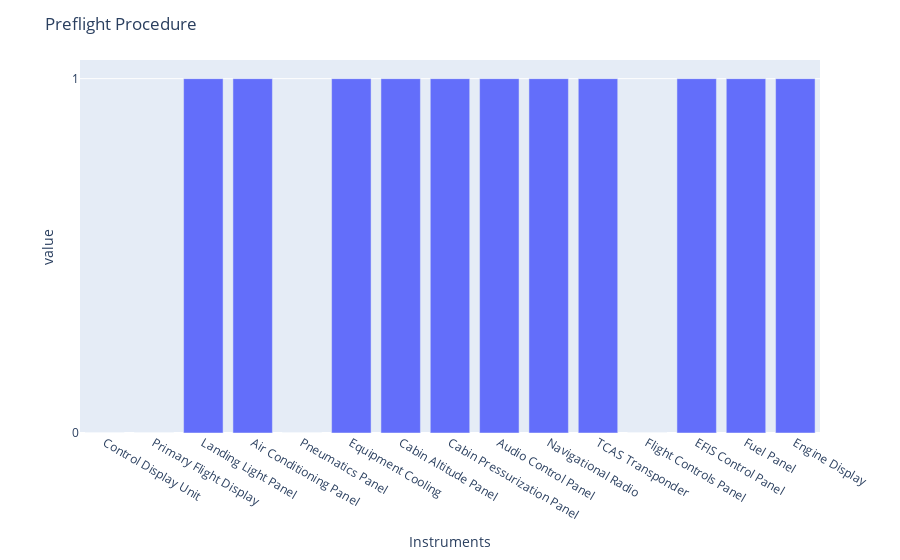

Write notebook code for a chart like this one.
### Code cell
temp = meltedPhases[meltedPhases.Procedures == 'Preflight Procedure']
fig = px.bar(temp, x='Instruments', y='value')
fig.update_layout(title="Preflight Procedure")
fig.update_yaxes(nticks=2)
fig.show()

### Figure 1 — Plotly figure (JSON) as saved in the notebook; plotly's stock layout.template omitted (floating-point values rounded to 4 significant figures)
{"data": [{"alignmentgroup": "True", "hovertemplate": "Instruments=%{x}<br>value=%{y}<extra></extra>", "legendgroup": "", "marker": {"color": "#636efa"}, "name": "", "offsetgroup": "", "orientation": "v", "showlegend": false, "textposition": "auto", "type": "bar", "x": ["Control Display Unit", "Primary Flight Display", "Landing Light Panel", "Air Conditioning Panel", "Pneumatics Panel", "Equipment Cooling", "Cabin Altitude Panel", "Cabin Pressurization Panel", "Audio Control Panel", "Navigational Radio", "TCAS Transponder", "Flight Controls Panel", "EFIS Control Panel", "Fuel Panel", "Engine Display"], "xaxis": "x", "y": [0, 0, 1, 1, 0, 1, 1, 1, 1, 1, 1, 0, 1, 1, 1], "yaxis": "y"}], "layout": {"barmode": "relative", "legend": {"tracegroupgap": 0}, "margin": {"t": 60}, "title": {"text": "Preflight Procedure"}, "xaxis": {"anchor": "y", "domain": [0, 1], "title": {"text": "Instruments"}}, "yaxis": {"anchor": "x", "domain": [0, 1], "nticks": 2, "title": {"text": "value"}}}}
